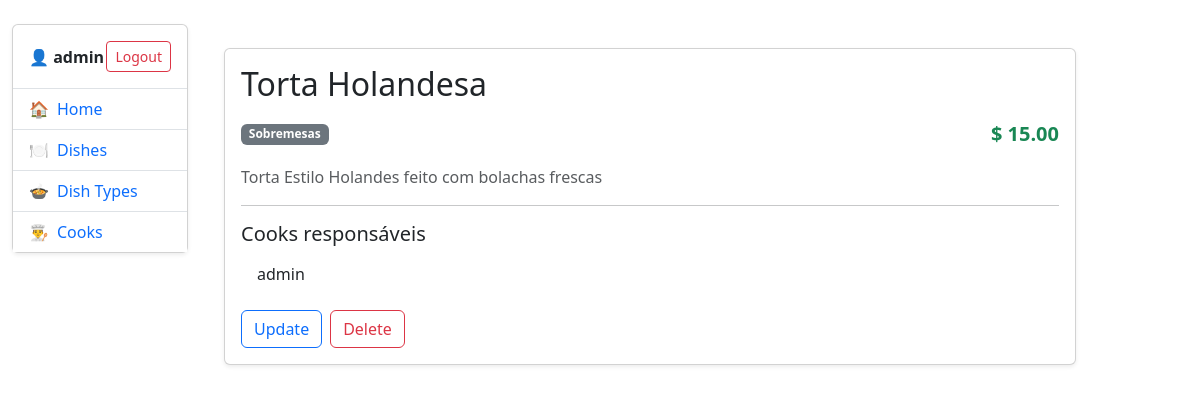
/dishes/6/ (signed in), run on an earlier commit of the app's database.
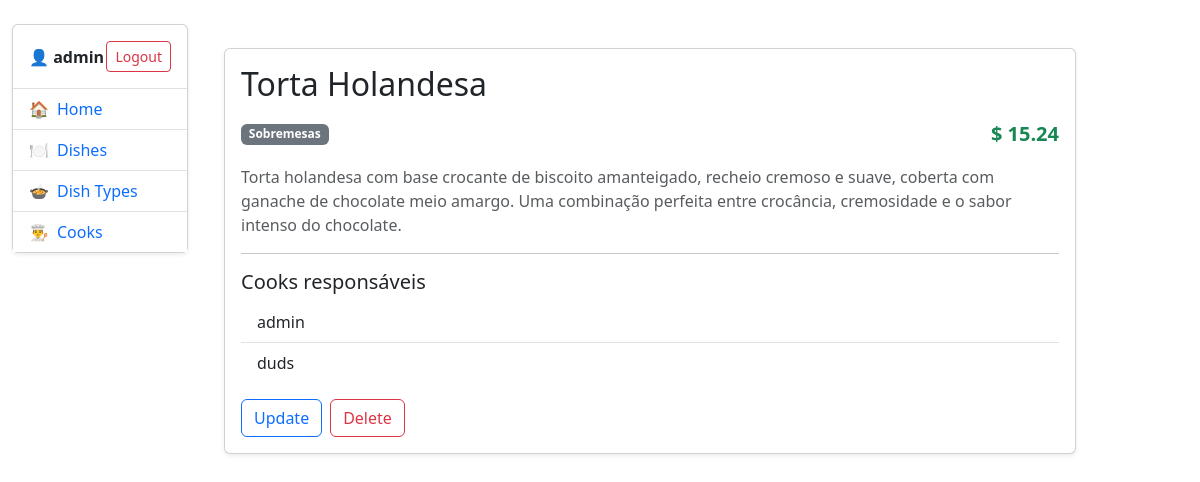
And on a later commit of the database.
### kitchen/models.py (models this page shows, shortened)
class Dish(models.Model):
    name = models.CharField(max_length=255)
    description = models.TextField()
    price = models.DecimalField(decimal_places=2, max_digits=10)
    dish_type = models.ForeignKey(
        DishType,
        on_delete=models.CASCADE,
        related_name="dishes"
    )
    cooks = models.ManyToManyField(
        settings.AUTH_USER_MODEL,
        related_name="dishes",
    )

class Cook(AbstractUser):
    years_of_experience = models.IntegerField(
        null=True,
        blank=True,
    )

class DishType(models.Model):
    name = models.CharField(max_length=255)

### kitchen/views.py (the view)
# urls.py: path("dishes/<int:pk>/", DishDetailView.as_view(), name="dish-detail"),
class DishDetailView(LoginRequiredMixin, generic.DetailView):
    model = Dish
    queryset = Dish.objects.select_related("dish_type").prefetch_related("cooks")

### templates/kitchen/dish_detail.html (shortened to what this page needs)
{% extends "base.html" %}
{% block content %}
<div class="container mt-4">
  <div class="card shadow-sm">
    <div class="card-body">
      <h2 class="card-title mb-3">{{ dish.name }}</h2>
      <div class="d-flex justify-content-between align-items-center mb-3">
        <span class="badge bg-secondary">
          {{ dish.dish_type.name }}
        </span>
        <span class="fs-5 fw-bold text-success">
          $ {{ dish.price }}
        </span>
      </div>
      <p class="card-text text-muted">
        {{ dish.description }}
      </p>
      <hr>
      <h5 class="mb-2">Cooks responsáveis</h5>
      {% if dish.cooks.all %}
        <ul class="list-group list-group-flush mb-3">
          {% for cook in dish.cooks.all %}
            <li class="list-group-item">
              {{ cook.username }}
            </li>
          {% endfor %}
        </ul>
      {% else %}
        <p class="text-muted">Nenhum cook associado.</p>
      {% endif %}
      <div class="d-flex gap-2">
        <a class="btn btn-outline-primary" href="{% url 'kitchen:dish-update' dish.id %}">
          Update
        </a>
        <a class="btn btn-outline-danger" href="{% url 'kitchen:dish-delete' dish.id %}">
          Delete
        </a>
      </div>
    </div>
  </div>
</div>
{% endblock %}

### templates/includes/sidebar.html (shortened to what this page needs)
<div class="card shadow-sm">
  <div class="card-body p-0">
    {% if user.is_authenticated %}
      <div class="p-3 border-bottom d-flex align-items-center justify-content-between">
        <div>
          <strong>👤 {{ user.username }}</strong>
        </div>
        <form action="{% url 'logout' %}" method="post" class="mb-0">
          <button class="btn btn-sm btn-outline-danger" type="submit">
            Logout
          </button>
        </form>
      </div>
    {% else %}
      <div class="p-3 border-bottom text-center">
        <a class="btn btn-outline-primary w-100" href="{% url 'login' %}">
          Login
        </a>
      </div>
    {% endif %}
    <ul class="list-group list-group-flush">
      <li class="list-group-item">
        <a class="text-decoration-none d-flex align-items-center gap-2"
           href="{% url 'kitchen:index' %}">
          🏠 <span>Home</span>
        </a>
      </li>
      <li class="list-group-item">
        <a class="text-decoration-none d-flex align-items-center gap-2"
           href="{% url 'kitchen:dish-list' %}">
          🍽️ <span>Dishes</span>
        </a>
      </li>
      <li class="list-group-item">
        <a class="text-decoration-none d-flex align-items-center gap-2"
           href="{% url 'kitchen:dish-type-list' %}">
          🍲 <span>Dish Types</span>
        </a>
      </li>
      <li class="list-group-item">
        <a class="text-decoration-none d-flex align-items-center gap-2"
           href="{% url 'kitchen:cook-list' %}">
          👨‍🍳 <span>Cooks</span>
        </a>
      </li>
    </ul>
  </div>
</div>

What changed in the data, as far as the page shows it:
changed Dish "Torta Holandesa": price "15.00" → "15.24"; description "Torta Estilo Holandes feito com bolachas frescas" → "Torta holandesa com base crocante de biscoito amanteigado, recheio cremoso e suave, coberta com ganache de chocolate meio amargo. Uma combinação perfeita entre crocância, cremosidade e o sabor intenso do chocolate."
added Cook: username "duds"
